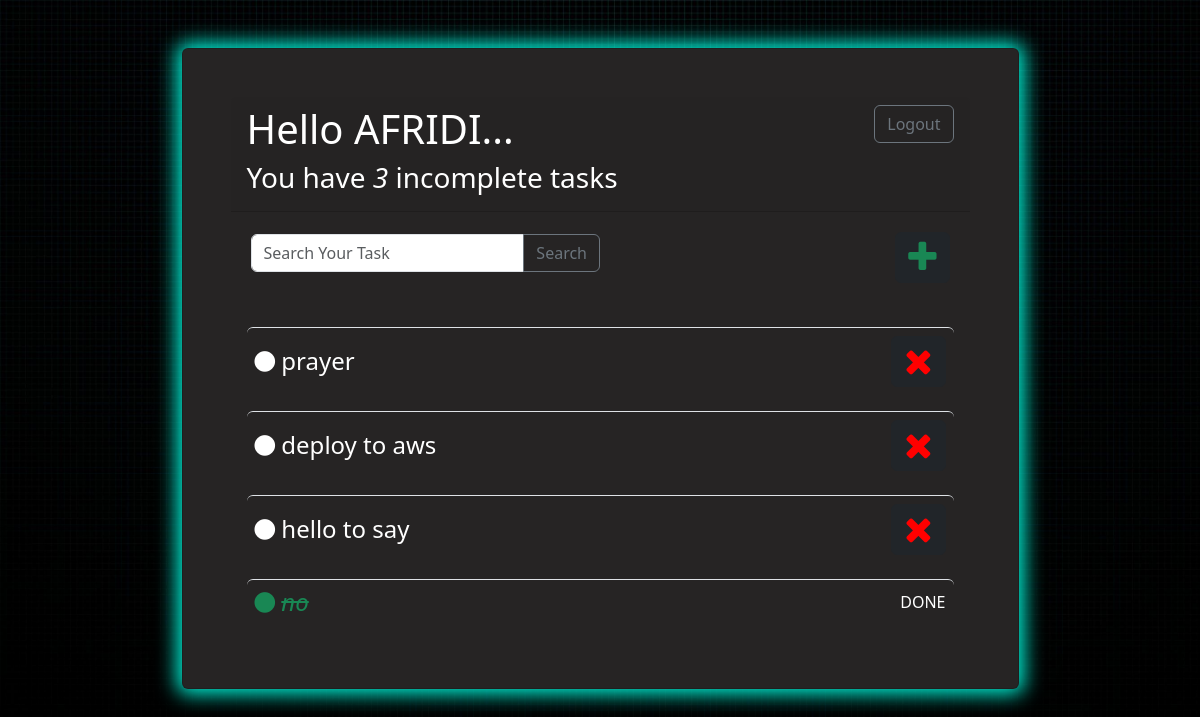
The app's page / (signed in), older data.
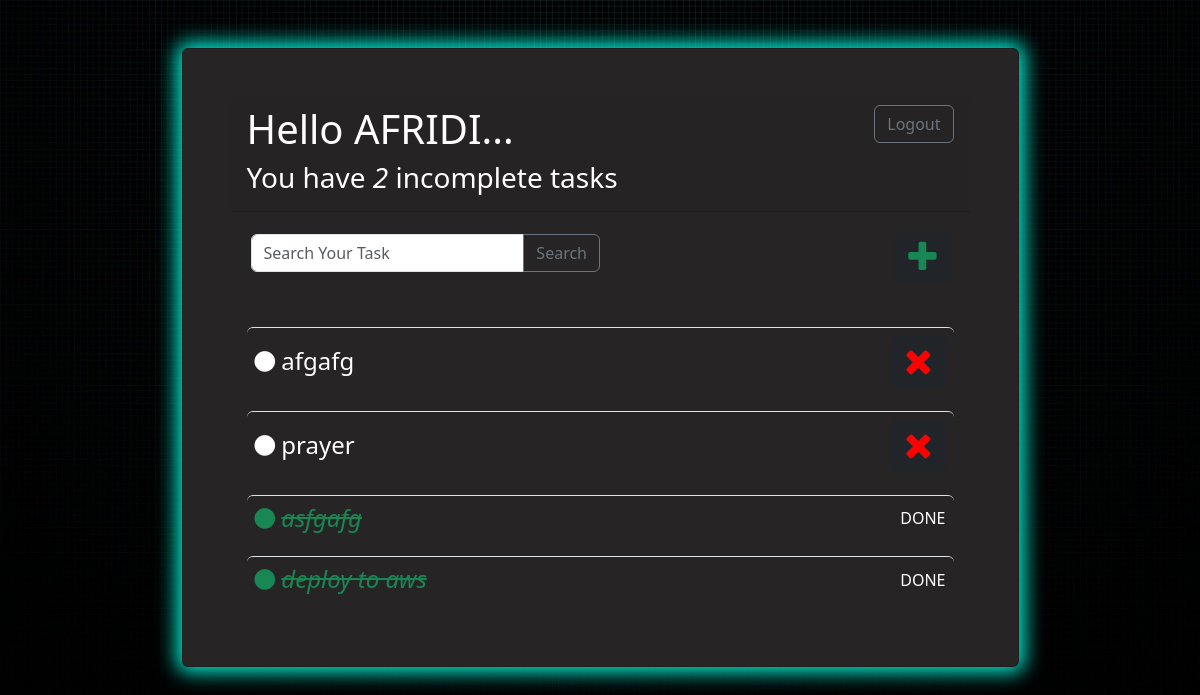
The same page, newer data.
### tasks/models.py (models this page shows, shortened)
class Task(models.Model):
    user = models.ForeignKey(User, on_delete=models.CASCADE, blank=True, null=True)
    title = models.CharField(max_length=255)
    description = models.TextField(blank=True,null=True)
    completed = models.BooleanField(default=False)
    created = models.DateTimeField(auto_now_add=True)
    class Meta:
        ordering = [ 'completed', '-created']

### tasks/views.py (the view)
# urls.py: path('', views.tasks, name='tasks'),
@login_required(login_url='login')
def tasks(request):
    incomplete_task_count =  Task.objects.filter(user=request.user).filter(completed=False).count()
    tasks, search_query = searchTask(request)
    tasks = tasks.filter(user=request.user)
    context = {
        'search_query':search_query,
        'tasks': tasks,
        'incomplete_task_count':incomplete_task_count,
    }
    return render(request, 'tasks/tasks.html', context)

### tasks/utils.py (called while the page is built)
def searchTask(request):
    search_query = ''
    if request.GET.get('search_query'):
        search_query = request.GET.get('search_query')
    tasks = Task.objects.filter(
        Q(title__icontains=search_query) |
        Q(description__icontains=search_query)
    )
    return tasks, search_query

### tasks/templates/tasks/tasks.html
{% extends "main.html" %}
{% block content %}
<div class="card-header d-flex justify-content-between">
    <div>
        <h1 >Hello <span class="text-uppercase">{{request.user}}...</span>  </h1>
        <h3>You have <i>{{incomplete_task_count}}</i> incomplete task{{ incomplete_task_count|pluralize:"s" }}</h3>
    </div>
    <div>
        {% if request.user.is_authenticated %}
        <a class="btn btn-outline-secondary" href="{% url 'logout' %}">Logout</a>
        {% else %}
        <a href="{% url 'login' %}">Login</a>
        {% endif %}
    </div>
</div>
<div class="d-flex rounded  m-1 p-3 justify-content-between align-items-center ">
    <form class="w-50" method="get">
        <div class="input-group mb-3">
            <input type="search" name="search_query" class="form-control" placeholder="Search Your Task" aria-label="Recipient's username" aria-describedby="button-addon2" value="{{search_query}}" >
            <button class="btn btn-outline-secondary" type="submit" id="button-addon2">Search</button>
         </div>
    </form>
    <div>
        <h4><a  class="text-success text-decoration-none btn btn-dark" href="{% url 'task-create' %}">
            <i class="fa fa-plus" style="font-size:36px"></i>
        </a></h4>
    </div>
</div>
<div>
    {% for task in tasks %}
        <a class="w-100 text-decoration-none text-white" href="{% url 'task' task.id %}">
            <div class="d-flex border-top rounded m-3 p-2 justify-content-between align-items-center task-item  ">
                <div class="">
                    {% if task.completed == True %}
                        <h4 class="m-0">
                            <i class="fa fa-circle text-success" style="font-size:24px;"></i>
                            <del class="text-success"><i>{{task.title}}</i></del>
                        </h4>
                    {% else %}
                        <h4 class="m-0">
                            <i class="fa fa-circle" style="font-size:24px;"></i>
                            {{task.title}}
                        </h4>
                    {% endif %}
                </div>
                <div>
                    {% if task.completed == False %}
                    <a class="btn btn-dark m-0" href="{% url 'task-delete' task.id %}"><i class="fa fa-close " style="font-size:36px;color:red"></i></a>
                    {% else %}
                    DONE
                    {% endif %}
                </div>
            </div>
        </a>
    {% empty %}
    <h4 class="m-0">
        No Items in List
    </h4>
    {% endfor %}
</div>
{% endblock content %}

Row changes from the older to the newer data that the page shows:
removed Task: title "hello to say", completed False (drawn)
removed Task: title "no", completed "DONE"
added Task: title "afgafg", completed False (drawn)
added Task: title "asfgafg", completed "DONE"
changed Task "deploy to aws": completed False → True (drawn)
Text that changed along with them:
{{ incomplete_task_count }}: "3" → "2"
